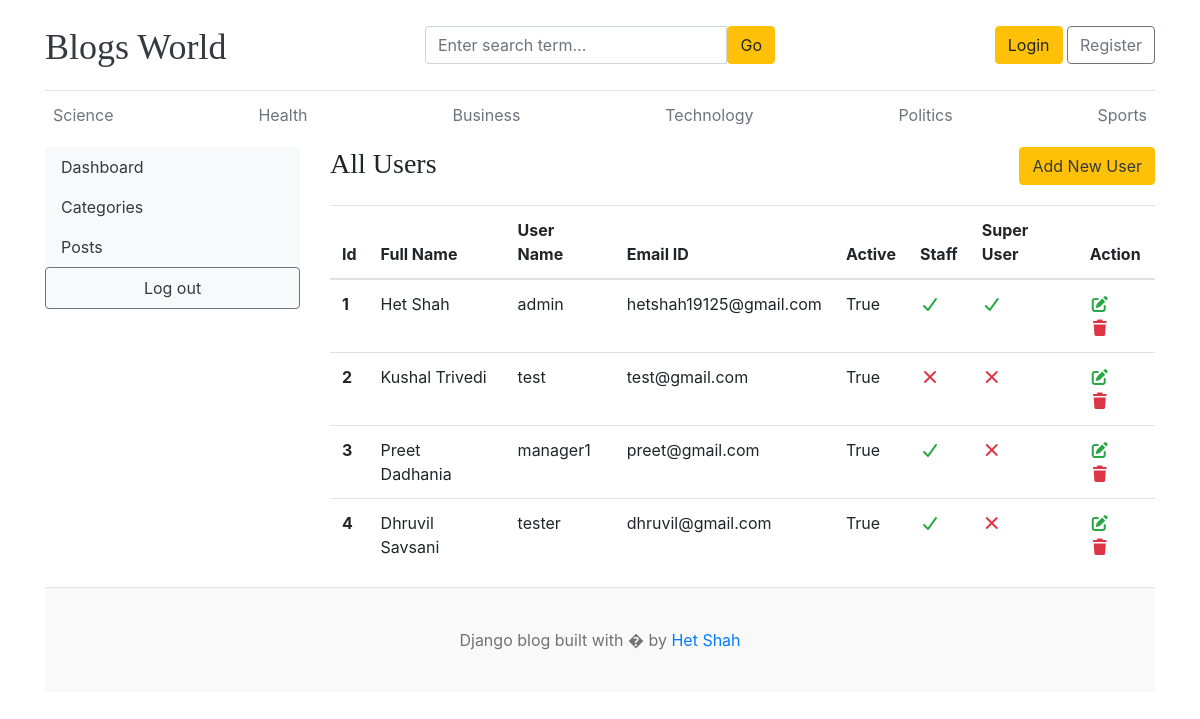
The page /dashboard/users/ on the database its author committed.
### blogs/models.py (models this page shows, shortened)
class Category(models.Model):
  category_name = models.CharField(max_length=50, unique=True)
  created_at = models.DateTimeField(auto_now_add=True)
  updated_at = models.DateTimeField(auto_now=True)
  class Meta:
    verbose_name_plural = 'Categories'

### dashboard/views.py (the view)
# urls.py: path('users/', views.users, name="users"),
def users(request):
   users = User.objects.all()
   context = {
      'users' : users
   }
   return render(request, 'dashboard/users.html', context)

### blogs/context_processors.py (called while the page is built)
def getCategories(request):
  categories = Category.objects.all()
  return dict(categories=categories)

### templates/dashboard/users.html
{% extends '../base/base.html' %}
{% block content %}
<div class="row">
  {% include './left_sidebar.html' %}
  <div class="col-md-9">
    <h3 class="mb-4 float-left">All Users</h3>
    <a href="{% url 'add_users' %}" class="btn btn-warning text-dark float-right">Add New User</a>
    <table class="table table-hover">
      <thead>
        <tr>
          <th>Id</th>
          <th>Full Name</th>
          <th>User Name</th>
          <th>Email ID</th>
          <th>Active</th>
          <th>Staff</th>
          <th>Super User</th>
          <th>Action</th>
        </tr>
      </thead>
      <tbody>
        {% for user in users %}
        <tr>
          <th>{{ forloop.counter }}</th>
          <td>{{ user.first_name }} {{ user.last_name }}</td>
          <td>{{ user.username }}</td>
          <td>{{ user.email }}</td>
          <td>{{ user.is_active }}</td>
          <td>{% if user.is_staff %} <i class="fa fa-check text-success"></i> {% else %} <i class="fa fa-times text-danger"></i> {% endif %}</td>
          <td>{% if user.is_superuser %} <i class="fa fa-check text-success"></i> {% else %} <i class="fa fa-times text-danger"></i> {% endif %}</td>
          <td>
            <a href="{% url 'edit_users' user.id %}"><i class="fa fa-edit text-success"></i></a>&nbsp;&nbsp;
            <a href="{% url 'delete_users' user.id %}"> <i class="fa fa-trash text-danger"></i></a>
          </td>
        </tr>
        {% endfor %}
      </tbody>
    </table>
  </div>
</div>
{% endblock %}

### templates/base/header.html (shortened to what this page needs)
{% load static %}
<!doctype html>
<html lang="en">
  <head>
    <link
      href="https://getbootstrap.com/docs/4.0/dist/css/bootstrap.min.css"
      rel="stylesheet" />
    <link href="{% static 'css/blog.css' %}" rel="stylesheet" />
    <link
      rel="stylesheet"
      href="https://cdnjs.cloudflare.com/ajax/libs/font-awesome/7.3.1/css/all.min.css"
 />
  </head>
  <body>
    <div class="container">
      <header class="blog-header py-3">
        <div class="row flex-nowrap justify-content-between align-items-center">
          <div class="col-4 pt-1">
            <a class="blog-header-logo text-dark" href="/">Blogs World</a>
          </div>
          <div class="col-4">
            <form action="{% url 'search' %}" method="GET">
              <div class="input-group">
                <input
                  type="text"
                  class="form-control"
                  name="keyword"
                  placeholder="Enter search term..." />
                <button
                  type="submit"
                  class="btn btn-warning"
                  id="button-search"
                  type="button">
                  Go
                </button>
              </div>
            </form>
          </div>
          <div class="col-4 d-flex justify-content-end align-items-center">
            {% if not user.is_authenticated %}
            <a class="btn btn-warning" href="{% url 'login' %}">Login</a> &nbsp;
            <a class="btn btn-outline-secondary" href="{% url 'register'%}"
              >Register</a
            >
            {% endif %}
          </div>
        </div>
      </header>
      <div class="nav-scroller py-1 mb-2">
        <nav class="nav d-flex justify-content-between">
          {% for category in categories %}
          <a
            class="p-2 text-muted"
            href="{% url 'posts_by_category' category.id %}"
            >{{ category.category_name }}</a
          >
          {% endfor %}
        </nav>
      </div>

### static/css/blog.css (style rules this page uses)
.blog-header { border-bottom: 1px solid #e5e5e5; }
.blog-header-logo { font-family: "Playfair Display", Georgia, "Times New Roman", serif; font-size: 2.25rem; }
h1, h2, h3, h4, h5, h6 { font-family: "Playfair Display", Georgia, "Times New Roman", serif; }

### rows shown on the page
Category: category_name "Science"
Category: category_name "Health"
Category: category_name "Business"
Category: category_name "Technology"
Category: category_name "Politics"
Category: category_name "Sports"

### other values the page prints
{{ user.first_name }} "Het"
{{ user.last_name }} "Shah"
{{ user.username }} "admin"
{{ user.email }} "hetshah19125@gmail.com"
{{ user.is_active }} "True"
{{ user.first_name }} "Kushal"
{{ user.last_name }} "Trivedi"
{{ user.username }} "test"
{{ user.email }} "test@gmail.com"
{{ user.first_name }} "Preet"
{{ user.last_name }} "Dadhania"
{{ user.username }} "manager1"
{{ user.email }} "preet@gmail.com"
{{ user.first_name }} "Dhruvil"
{{ user.last_name }} "Savsani"
